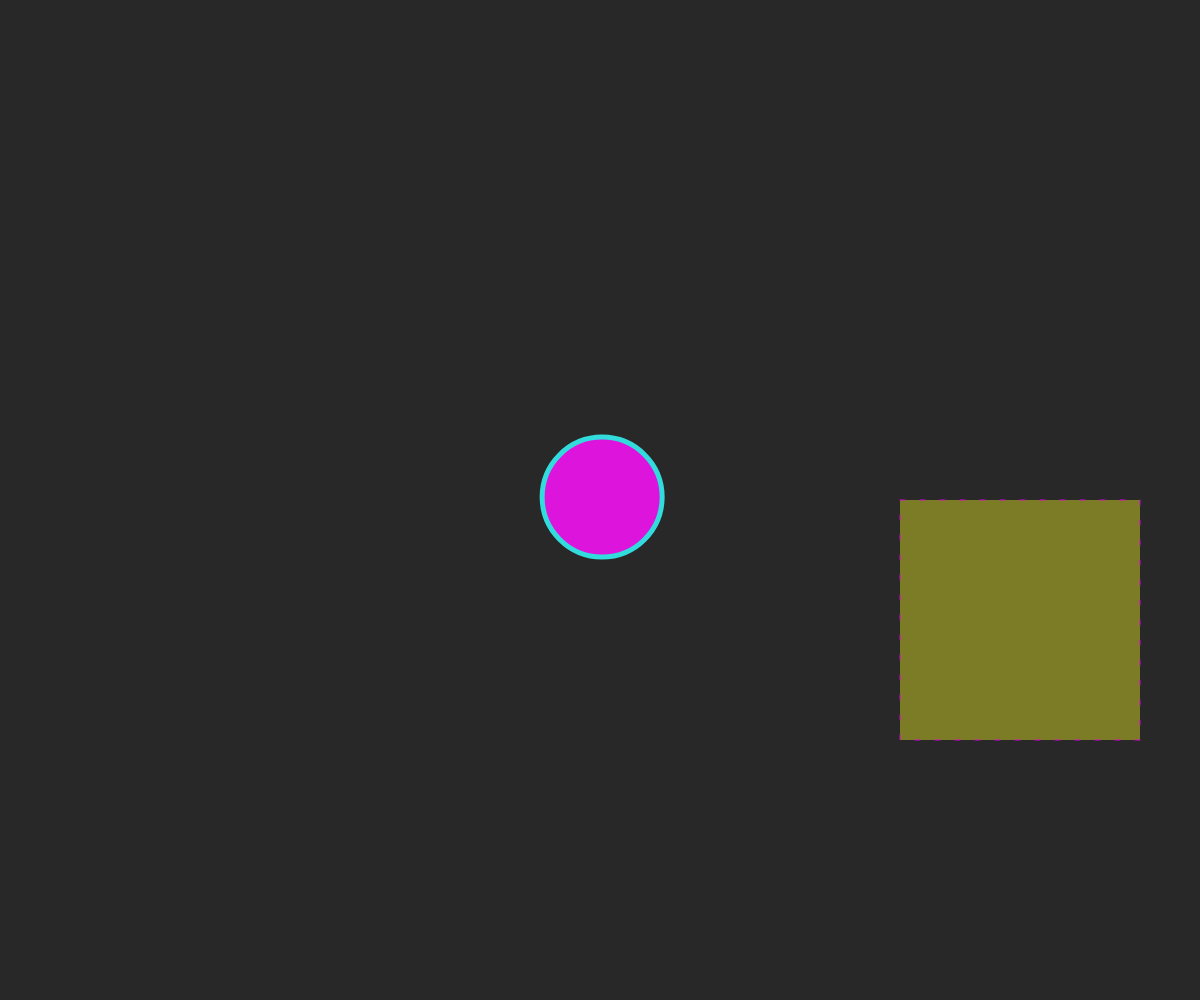
Frame 1 (no input)
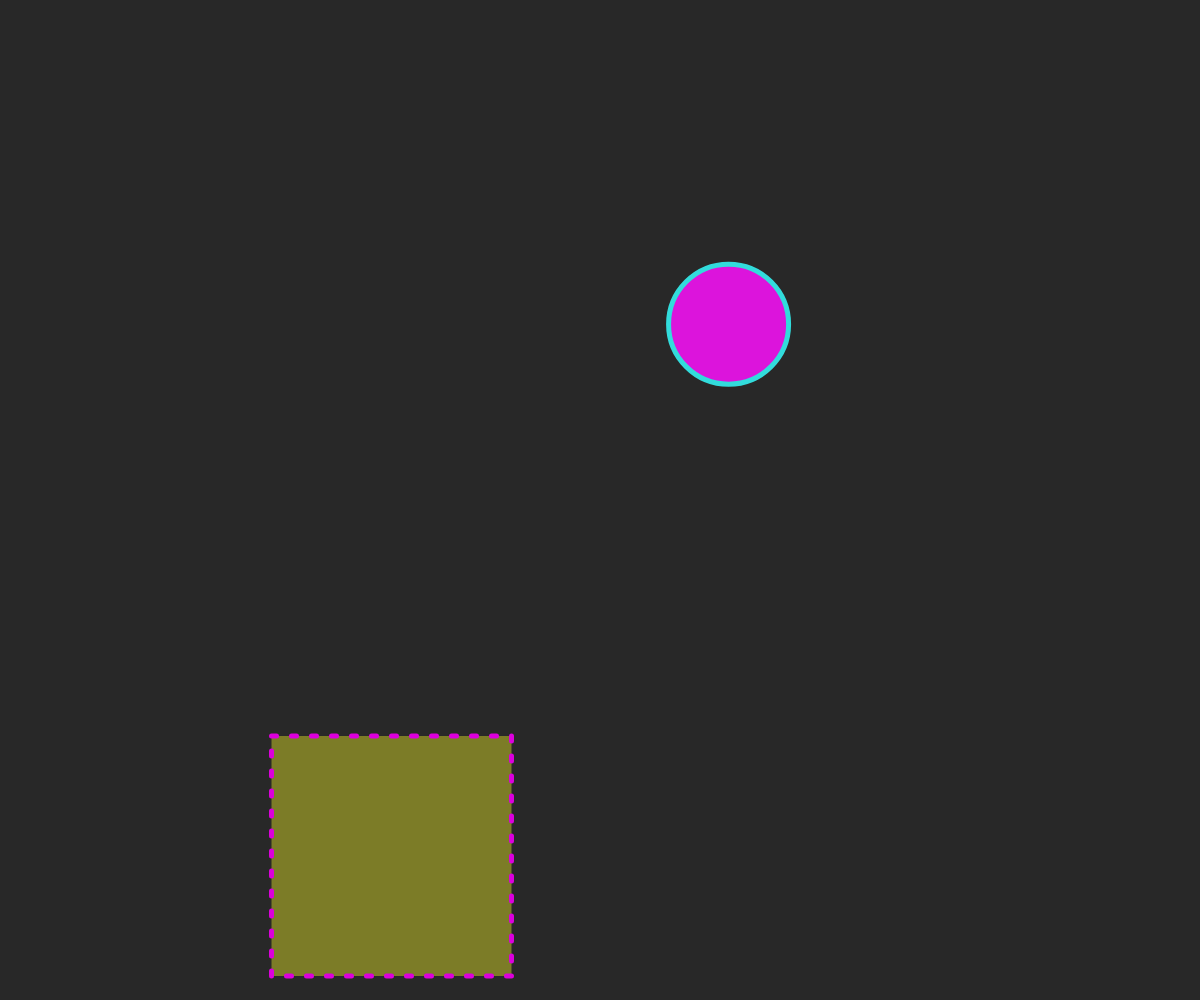
Frame 60 (no input)
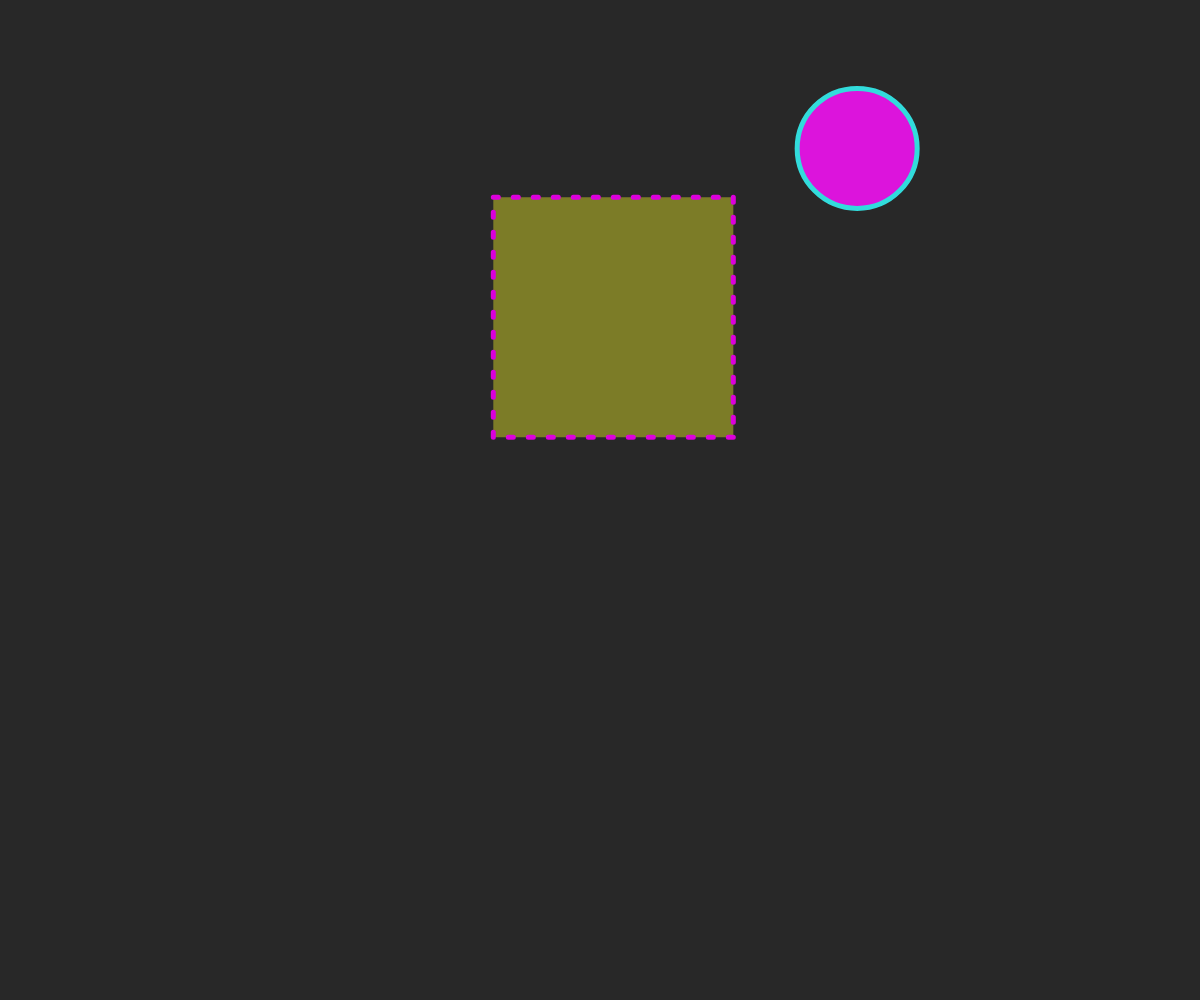
Frame 120 (the mouse pressed at the canvas centre since frame 60)

The p5.js sketch that drew these frames (run headless with seeded random() and noise() and a simulated clock; from frame 60 on, the mouse is pressed at the canvas centre):

// p5.js sketch
// ── sketch.js
let mister, happyTimes
const canvasWidth = window.innerWidth
const canvasHeight = window.innerHeight


function setup(){
    createCanvas(canvasWidth, canvasHeight)
    mister = new Wanderer(
        canvasWidth/2,
        canvasHeight/2,
        canvasWidth/10
    )
    happyTimes = new HappyZone(
        canvasWidth/2 + canvasWidth/4,
        canvasHeight/2,
        canvasWidth/5,
    )
}

function draw(){
    background(40)
    
    mister.update(happyTimes)
    happyTimes.update()
   
    happyTimes.render()
    mister.render()
}
// ── Game.js
class Game{
    constructor(canvasWidth, canvasHeight){
        this.wanderer = new Wanderer(
            canvasWidth/2,
            canvasHeight/2,
            canvasWidth/10
        )
        this.happyZone =  new HappyZone(
            canvasWidth/2 + canvasWidth/4,
            canvasHeight/2,
            canvasWidth/5,
        )
        this.freeze = false
        this.restarting = false
    }


    checkCollision(){
        const collision = 
            checkCollisionCircleSquare(
                this.wanderer.x, this.wanderer.y, this.wanderer.size, 
                this.happyZone.x, this.happyZone.y, this.happyZone.size
                ) 
        if( collision){
            this.happyZone.activate()
            this.wanderer.bliss()
            this.freeze = true
            if(this.freeze && !this.restarting){
                setTimeout(this.restart, 1000)
                this.restarting = true
            }
        }

    }

    render(){
        this.happyZone.render() 
        this.wanderer.render()
      
    }

    restart = () => {
        this.freeze = false
        this.happyZone.leave()
        this.wanderer.deBliss()
        this.restarting = false

    }

    update(){
        this.checkCollision()
        if(!this.freeze){
            this.wanderer.update()
            this.happyZone.update()
        }
       

    }


}
// ── HappyZone.js
class HappyZone{
    constructor(x, y, size){
        this.x = x
        this.y = y
        this.size = size
        this.fillColor = [220, 220,40]
        this.startAlpha = 120
        this.activeAlpha = 255
        this.strokeColor = [220,0, 220]
        this.freeze = false
    }

    move(){
        if(random(0,100) > 95){
            if(!this.freeze){
                this.x = random(0, canvasWidth - this.size)
                this.y = random(0, canvasHeight - this.size)
            }
          
        } 
    }

    render(){
        if(this.activated){
            fill(this.fillColor.concat(this.activeAlpha))
        }else{
            fill(this.fillColor.concat(this.startAlpha)) 
        }
       
        setLineDash([5,15])
        stroke(this.strokeColor)
        rect(this.x, this.y, this.size, this.size)
    }

    restart = () => {
        console.log('should restart')
        this.activated = false
        this.freeze = false
        happyTimes.restarting = false
        this.x = random(0, canvasWidth - this.size)
        this.y = random(0, canvasHeight - this.size)

    }

    update(){
        this.move()
    }
}
// ── Wanderer.js
class Wanderer {
    constructor(x,y,size){
        this.x = x
        this.y = y
        this.size = size
        this.color = [220, 20 ,220]
        this.strokeColor = [50, 220, 220]
        this.initSpeedX = random(-5,5)
        this.initSpeedY = random(-5,5) 
        this.speedX = this.initSpeedX
        this.speedY = this.initSpeedY
        this.happy = false
    }

    checkEdges(){
        if(this.x < 0){
            this.x = canvasWidth
        }
        if(this.x > canvasWidth){
            this.x = 0
        }
        if(this.y < 0){
            this.y = canvasHeight
        }        canvasWidth
        if(this.y > canvasHeight){
            this.y = 0
        }

    }

    checkHappy(happyTimes){
        if( checkCollisionCircleSquare(this.x, this.y, this.size, happyTimes.x, happyTimes.y, happyTimes.size) ){
            this.speedX = 0
            this.speedY = 0
            this.happy = true
            happyTimes.freeze = true
            happyTimes.activated = true

            if(happyTimes.freeze && !happyTimes.restarting){
                setTimeout(() => happyTimes.restart(), 1000)
                happyTimes.restarting = true
            }
           
        }else{
            this.speedX = this.initSpeedX
            this.speedY = this.initSpeedY
            this.happy = false
        }

    }

    move(){
        this.x += this.speedX
        this.y += this.speedY
    }

    render(){
        fill(this.color)
        setLineDash([0,0])
        stroke(this.strokeColor)
        strokeWeight(5)
        ellipse(this.x, this.y, this.size)
        if(this.happy){
            this.smile()
        }
    }    

    smile(){
            fill(0)
            stroke(0)
            ellipse(this.x - this.size/4, this.y - this.size/4, this.size/10)
            ellipse(this.x + this.size/4, this.y - this.size/4, this.size/10)
            noFill()
            stroke(0)
            strokeWeight(10)
            arc(this.x, this.y, this.size/4, this.size/4, QUARTER_PI, PI - QUARTER_PI)
    }

    update(happyTimes){
        this.checkHappy(happyTimes)
        this.checkEdges()
        this.move()
    }
}
// ── utils.js

function setLineDash(list) {
    drawingContext.setLineDash(list);
  }

const checkCollisionCircleSquare = (ax, ay, asize, bx, by, bsize) => {
    
    if(ax + asize/2 > bx &&
        ax -asize/2 < bx + bsize &&
        ay + asize/2 > by &&
        ay - asize/2 < by + bsize){
            return true
        }else{
            return false
        }
    
    
}
